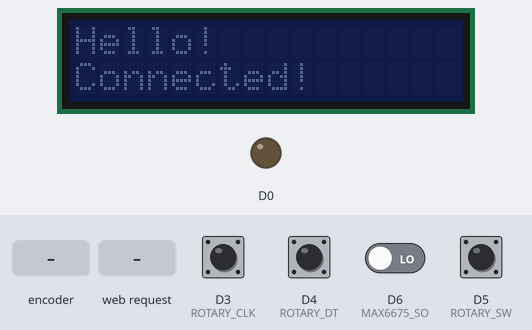
A sketch run on a simulated ESP8266 (NodeMCU). Shown: 16×2 character LCD, output pins drawn as LEDs (lit = HIGH). The inputs (shaded band) are chosen by the test bench; at power-on: D3 (ROTARY_CLK), D4 (ROTARY_DT), D5 (ROTARY_SW) HIGH, D6 (MAX6675_SO) LOW. WiFi joins after 1.5 s; servers stay silent unless stated; pins used as bus, display or sensor lines are not drawn; what the sketch prints to the serial monitor is not drawn.

Above: at 3.8 s.
3.9 s: D5 (ROTARY_SW) pulled LOW for 0.15 s
At 5.0 s:
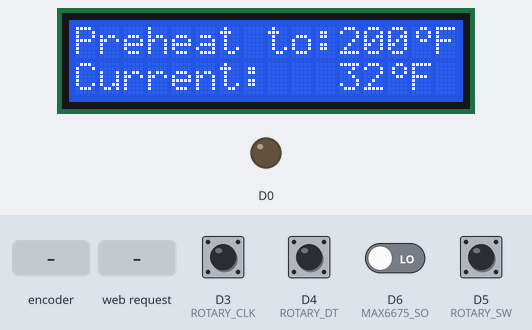
7.0 s: rotary encoder on D3 (ROTARY_CLK) / D4 (ROTARY_DT) turned 3 steps (first pin leading)
At 8.5 s:
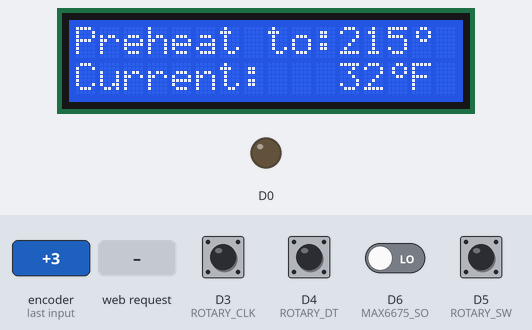
10.6 s: HTTP request GET /set?plain=1 received
At 12.0 s:
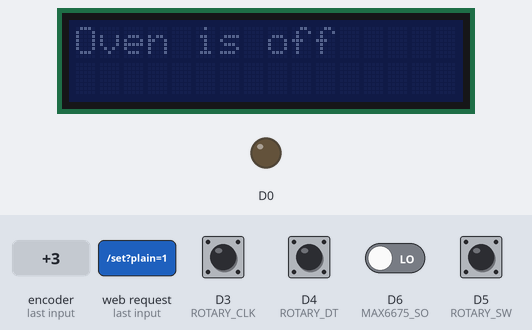
12.6 s: D5 (ROTARY_SW) pulled LOW for 1 s
At 15.3 s:
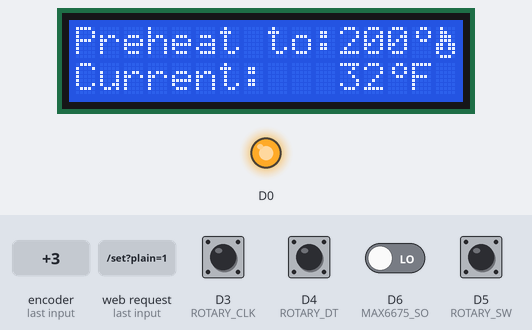
15.6 s: rotary encoder on D3 (ROTARY_CLK) / D4 (ROTARY_DT) turned 1 step (first pin leading)
At 16.0 s:
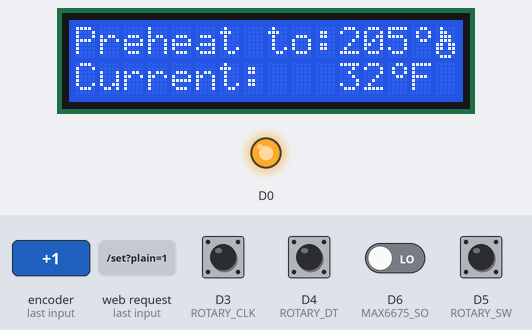
17.3 s: D5 (ROTARY_SW) pulled LOW for 3.2 s
At 20.9 s:
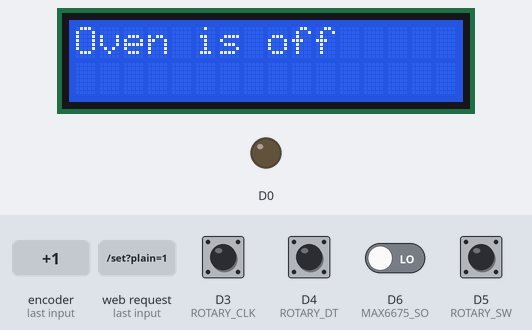
Timing chart, 0 to 22.4 s (numbered marks = the images above; inputs shaded):
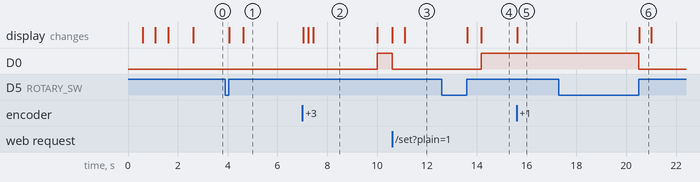

Measured:
- after the input at 3.9 s, the display: first changes after 0.16 s (image 1 shows a later state)
- after the input at 7.0 s, the display: first changes at once (image 2 shows a later state)
- after the input at 10.6 s, D0: HIGH → LOW at once; the display: first changes at once (image 3 shows a later state)
- after the input at 12.6 s, D0: LOW → HIGH after 1.6 s; the display: first changes after 1.0 s (image 4 shows a later state)
- after the input at 15.6 s, the display: changes at once (image 5)
- after the input at 17.3 s, D0: HIGH → LOW after 3.2 s; the display: changes after 3.2 s (image 6)
- what the display in image 6 shows lasts 0.5 s, from 20.5 s to 21.0 s

The sketch:

OvenControl.ino
```cpp
#include <ArduinoJson.h>
#include <LiquidCrystal_I2C.h>
#include <ESP8266WiFi.h>
#include <ESP8266WebServer.h>
#include <SPI.h>

//WiFi Settings
const char* ssid = ""; // WiFi SSID
const char* password = ""; // WiFi password
const int port = 80; //  Receiving HTTP port
const char* hostName = "oven";

#define MAX6675_CS   D7
#define MAX6675_SO   D6
#define MAX6675_SCK  D8

#define ROTARY_CLK D3
#define ROTARY_DT D4
#define ROTARY_SW D5

// Only read temperature ever 10 secs
const int window = 10000;
// Allowed deviation in cycles
const int deviation = 10;
//Adjust temperature by 45°
const int adj = 0;
//Initial Burnout & ignition times in ms
const int initial_brnout = 10000;
const int initial_ign = 42000;

int rotation;
int value;
boolean LeftRight;
int RotPosition = 0;
int swState = 1;

struct Oven {
  boolean on = false;
  boolean heating = false;
  boolean preheating = false;
  double target = 0;
  double current = 0;
  double heatrate = 0;
  double lossrate = 0;
  int ignition = initial_ign;
  int burnout = initial_brnout;
  unsigned long lastread = 0;
  unsigned long ign_time = 0;
  unsigned long brn_time = 0;
} oven;

uint8_t DegreeBitmap[]= { 0x6, 0x9, 0x9, 0x6, 0x0, 0, 0, 0 };
byte flameChar[] = { B01000, B01100, B01110, B01110, B11011, B11011, B10001, B01110 };

LiquidCrystal_I2C lcd(0x27, 16, 2);

ESP8266WebServer server(port);

void setup() {
  // put your setup code here, to run once:
  Serial.begin(9600);
  Serial.println("ESP8266 Oven Controller");
  lcd.begin();
  lcd.backlight();
  lcd.setCursor(0,0);
  lcd.print("Hello!");
  lcd.setCursor(0,1);
  lcd.print("Connecting");
  WiFi.hostname(hostName);
  WiFi.begin(ssid, password);
  WiFi.softAPdisconnect(true);
  while (WiFi.status() != WL_CONNECTED) {
      delay(500);
      Serial.print(".");
      lcd.print(".");
  }
  lcd.setCursor(0,1);
  lcd.print("                ");
  lcd.setCursor(0,1);
  lcd.print("Connected!");
  lcd.createChar ( 1, DegreeBitmap );
  lcd.createChar ( 2, flameChar );
  Serial.println("WiFi connected");
  Serial.println(WiFi.localIP());
  pinMode (ROTARY_CLK,INPUT);
  pinMode (ROTARY_DT,INPUT);
  pinMode (ROTARY_SW,INPUT);
  pinMode (D0,OUTPUT);
  digitalWrite(D0, LOW);
  delay(1000);
  lcd.noBacklight();
  server.on("/", []() {
    server.send(200,"text/plain","Server is active");
  });
  server.on("/status", []() {
    char json[200];
    DynamicJsonDocument doc(192);
    oven.current = getAdjustedTemp();
    doc["on"] = oven.on;
    doc["heating"] = oven.heating;
    doc["preheating"] = oven.preheating;
    doc["target"] = oven.target;
    doc["current"] = oven.current;
    doc["lastread"] = oven.lastread;
    serializeJson(doc, json);
    server.send(200,"application/json",json);
  });

  server.on("/set", []() {
    char json[200];
    DynamicJsonDocument doc(192);
    DeserializationError err = deserializeJson(doc, server.arg("plain"));
    if (err) {
      doc["error"] = err.code();
      serializeJson(doc, json);
      server.send(500,"application/json",json);
    } else {
      oven.on = doc["on"];
      oven.target = doc["target"];
      if (oven.target == 0) {
        oven.target = 200;
      }
      if (oven.on) {
        lcd.clear();
        lcd.backlight();
        lcd.setCursor(0,0);
        lcd.print("RemoteActivation");
        delay(500);
        oven.current = getAdjustedTemp();
        lcd.setCursor(0,0);
        lcd.print("                ");
        lcd.setCursor(0,0);
        lcd.print("Preheat to:");
        lcd.print((int)round(oven.target));
        lcd.print("\001F");
        lcd.setCursor(0,1);
        lcd.print("                ");
        lcd.setCursor(0,1);
        lcd.print("Current:   ");
        lcd.print((int)round(oven.current));
        lcd.print("\001F");
        oven.lastread = 0;
        oven.preheating = true;
      } else {
        digitalWrite(D0, LOW);
        lcd.clear();
        lcd.setCursor(0,0);
        lcd.print("Oven is off");
        oven.heating = false;
        delay(500);
        lcd.noBacklight();
      }

      doc.clear();

      doc["on"] = oven.on;
      doc["heating"] = oven.heating;
      doc["preheating"] = oven.preheating;
      doc["target"] = oven.target;
      doc["current"] = oven.current;
      doc["lastread"] = oven.lastread;

      serializeJson(doc, json);
      server.send(200,"application/json",json);
    }
  });
  server.begin();
}

void loop() {
  server.handleClient();
  // put your main code here, to run repeatedly:
  unsigned long now = millis();
  if (oven.on) {
    if (now - oven.lastread > window) {
      double currentTemp = getAdjustedTemp();
      double changerate = (currentTemp - oven.current)/(now - oven.lastread);
      if (changerate > 0) {
        oven.heatrate = changerate;
      } else {
        oven.lossrate = changerate;
      }
      if (oven.heating && oven.ign_time > 0 && changerate > 0) {
        oven.ignition = now - oven.ign_time;
        oven.ign_time = 0;
      }
      if (!oven.heating && oven.brn_time > 0 && changerate < 0) {
        oven.burnout = now - oven.brn_time;
        oven.brn_time = 0;
      }
      oven.lastread = now;
      if ((oven.lossrate*oven.ignition) + currentTemp < oven.target - deviation) {
        if (!oven.heating) {
          lcd.setCursor(15,0);
          lcd.print("\002");
          oven.ign_time = now;
          digitalWrite(D0, HIGH);
        }
        oven.heating = true;
      } else if ((oven.heatrate*oven.burnout) + currentTemp > oven.target + deviation)  {
        if (oven.heating) {
          lcd.setCursor(15,0);
          lcd.print(" ");
          oven.heating = false;
          oven.brn_time = now;
          digitalWrite(D0, LOW);
        }
      }
      if (currentTemp != oven.current) {
        oven.current = currentTemp;
        lcd.setCursor(0,1);
        lcd.print("                ");
        lcd.setCursor(0,1);
        lcd.print("Current:   ");

        lcd.print((int)round(currentTemp));
        lcd.print("\001F");
        if (oven.preheating && oven.current >= oven.target ) {
          lcd.clear();
          lcd.setCursor(0,0);
          lcd.print("Preheated to");
          lcd.setCursor(2,1);
          lcd.print((int)round(oven.target));
          lcd.print("\001F");
          for (int i = 0; i < 3; i ++) {
            lcd.noBacklight();
            delay(1000);
            lcd.backlight();
            delay(1000);
          }
          lcd.setCursor(0,0);
          lcd.setCursor(0,0);
          lcd.print("                ");
          lcd.setCursor(0,0);
          lcd.print("Preheated: ");
          lcd.print((int)round(oven.target));
          lcd.print("\001F");
          oven.preheating = false;
        }
      }
    }
  }

  value = digitalRead(ROTARY_CLK);
  if (value != rotation){ // we use the DT pin to find out which way we turning.
     if (digitalRead(ROTARY_DT) != value) {  // Clockwise
       RotPosition ++;
       LeftRight = true;
       if (oven.on && oven.target < 500 && (RotPosition % 2) == 0) {
          oven.target += 5;
          oven.preheating = true;
          lcd.setCursor(0,0);
          lcd.print("                ");
          lcd.setCursor(0,0);
          lcd.print("Preheat to:");
          lcd.print((int)round(oven.target));
          lcd.print("\001F");
       }
     } else { //Counterclockwise
       LeftRight = false;
       RotPosition--;
       if (oven.on && oven.target > 80 && (RotPosition % 2) == 0 ) {
          oven.target -= 5;
          oven.preheating = true;
          lcd.setCursor(0,0);
          lcd.print("                ");
          lcd.setCursor(0,0);
          lcd.print("Preheat to:");
          lcd.print((int)round(oven.target));
          lcd.print("\001F");
       }
     }
     if (oven.heating) {
        lcd.setCursor(15,0);
        lcd.print("\002");
      } else {
        lcd.setCursor(15,0);
        lcd.print(" ");
      }
   }
   rotation = value;
   int swR = digitalRead(ROTARY_SW);
   if (swR != swState) {
       swState = swR;
       if (swState == 1) {
         Serial.println(swState);
         if (oven.on) {
          digitalWrite(D0, LOW);
          lcd.clear();
          lcd.setCursor(0,0);
          lcd.print("Oven is off");
          oven.on = false;
          oven.heating = false;
          delay(500);
          lcd.noBacklight();
         } else {
          lcd.clear();
          lcd.backlight();
          lcd.setCursor(0,0);
          lcd.print("Oven is on");
          oven.on = true;
          oven.target = 200;
          delay(500);
          oven.current = getAdjustedTemp();
          lcd.setCursor(0,0);
          lcd.print("                ");
          lcd.setCursor(0,0);
          lcd.print("Preheat to:");
          lcd.print((int)round(oven.target));
          lcd.print("\001F");
          lcd.setCursor(0,1);
          lcd.print("                ");
          lcd.setCursor(0,1);
          lcd.print("Current:   ");
          lcd.print((int)round(oven.current));
          lcd.print("\001F");
          oven.lastread = 0;
          oven.preheating = true;
         }
       }
   }
}


double getAdjustedTemp() {
  double temp = readThermocoupleF();

  if (temp <= 100) {
    return temp;
  } else {
    // Adjust tempertature based on readings at 350°
    return temp+(adj*((temp-100)/250));
  }
}

double readThermocoupleF() {
  return readThermocouple()*1.8+32;
}

double readThermocouple() {
  uint16_t v;
  pinMode(MAX6675_CS, OUTPUT);
  pinMode(MAX6675_SO, INPUT);
  pinMode(MAX6675_SCK, OUTPUT);

  digitalWrite(MAX6675_CS, LOW);
  delay(1);

  // Read in 16 bits,
  //  15    = 0 always
  //  14..2 = 0.25 degree counts MSB First
  //  2     = 1 if thermocouple is open circuit
  //  1..0  = uninteresting status

  v = shiftIn(MAX6675_SO, MAX6675_SCK, MSBFIRST);
  v <<= 8;
  v |= shiftIn(MAX6675_SO, MAX6675_SCK, MSBFIRST);

  digitalWrite(MAX6675_CS, HIGH);
  if (v & 0x4)
  {
    // Bit 2 indicates if the thermocouple is disconnected
    return NAN;
  }

  // The lower three bits (0,1,2) are discarded status bits
  v >>= 3;

  // The remaining bits are the number of 0.25 degree (C) counts
  return v*0.25;
}
```
